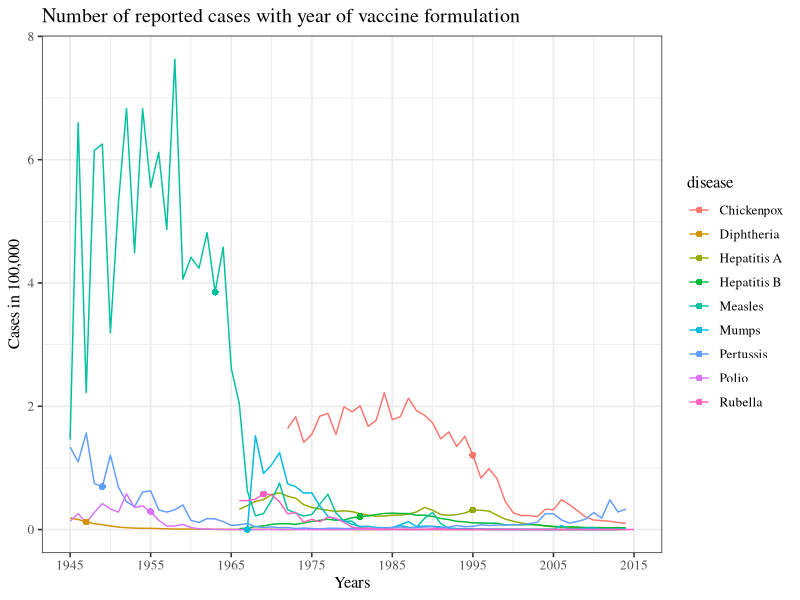
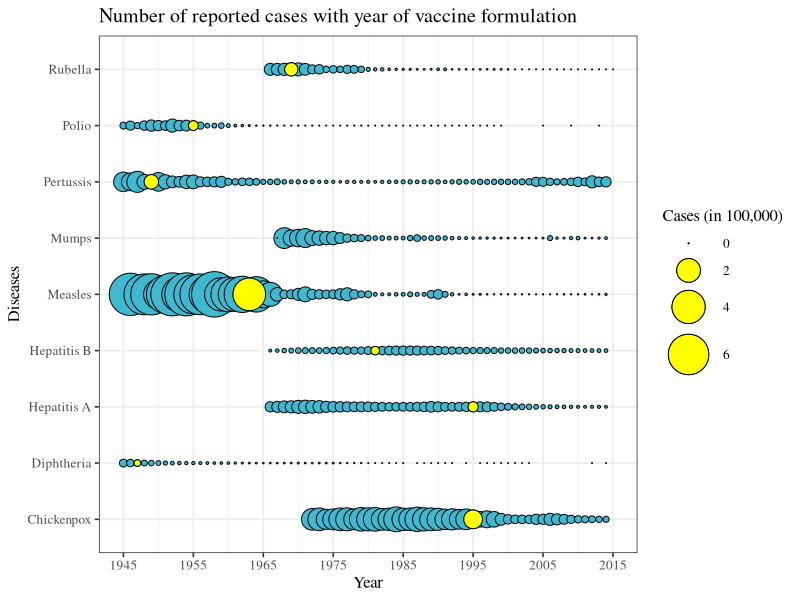

Write R code to recreate these figures, in order.
library(tidyverse)
library(ggplot2)
setwd("~/Stat744")

#Import Data
df <- read.csv("vaccine.csv")

###QUESTION 
#Write a short statement (a few sentences) that explains what question you think the 
#graphic is trying to answer, or what pattern it's trying to display

#I believe the visualization is trying to illustrate that the introduction of vaccines has
#drastically decreased the number of cases of several infectious diseases. It is visualizing 
#the number of cases in a form a circle. Everyone can see the circles shrinking as the years 
#advance along with when the licensing of the vaccine was established denoted by yellow circles. 



length(unique(df$disease)) #9 diseases 


#Extract vaccination licensing information
#Create new data frame
index <- which(df$vaccine != FALSE)
vac1 <- df$vaccine[index]
year1 <- df$year[index]
disease1 <-df$disease[index]
count1 <- df$cases[index]
df2 <- data.frame(disease1,year1,count1,vac1)
df2<- df2[-c(4,9,12),] #remove repeats
df2 <- df2[,c(1:3)]


#First plot 
plot1 <- ggplot(df, aes(x=year,y=cases/1e5,color=disease)) + 
  geom_line(size=0.5) + 
  geom_point(df2,mapping = aes(x=year1,y=count1/1e5,color=disease1), size=2, shape=16) +
  ylab("Cases in 100,000") + 
  xlab("Years") + 
  ggtitle("Number of reported cases with year of vaccine formulation") +
  scale_x_continuous(breaks=seq(1945,2015,by=10)) +
  theme_bw(base_size = 12, base_family = "Times")

plot1

#Another figure 
plot2<- ggplot(df, aes(x = year, y = disease, size = cases/1e5)) + 
  geom_point(shape = 21, colour = "black", fill = "#40b8d0") + 
  scale_x_continuous(breaks = seq(1945, 2015, by  = 10)) +
  ylab("Diseases") + 
  xlab("Year") + 
  ggtitle("Number of reported cases with year of vaccine formulation")+
  labs(size = "Cases (in 100,000)") + 
  scale_size_area(max_size = 15) + 
  geom_point(data=df2,aes(x=year1, y=disease1, size=count1/1e5), shape = 21, colour = "black", fill = "yellow")+
  theme_bw(base_size = 12, base_family = "Times")

plot2

### QUESTION
#Explain (in a few sentences) why your graph or graphs answer the question better than the 
#original graph

#My first graph is much better than the second graph or the original graph. 
#Though the second and original graph seem to be more visually appealing,
#the information is not very clear or insightful compared to my first graph.
#The size of the circles is incorrectly proportioned and the overlapping of the circles
#makes it difficult to differentiate each year. 
#In comparison, the first graph allows us to observe and understand which diseases were 
#more prevalent in the US during specific time periods whereas the circles are a little 
#less obvious. Additionally, the overall dynamics of each disease is easier to interpret 
#compared to the circles. For example, the rise and fall of measles is clearer in 
#the first graph. 


